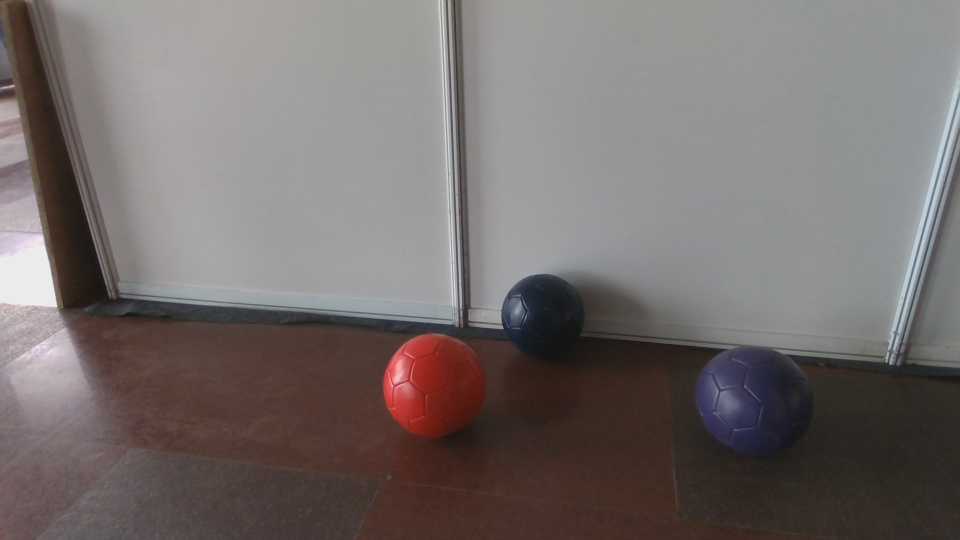
#> input picture CV/HsvRangeTool-main/WIN_20240712_09_54_05_Pro.jpg, 1920 x 1080 px, given in place of the camera (shown at 1/2 size)
$ python telegram_xyz_USB.py
#> lines starting #> are read from the running program, lines starting #| are printed output that depends on the picture; after the words box and inside, x2 and y2 are one past the last pixel; in counts of white or black regions, pixels touching at a corner belong together
# import the necessary packages
from collections import deque
import numpy as np
import argparse
import cv2
import imutils
import time
# import pyrealsense2 as rs  # Import the RealSense library
import serial

# Define the port as a global variableq
global_port = '/dev/ttyACM0'
#detect_color = 'red'
detect_color = 'blue'

# [5 lines left out: function color_detect, not called in this run]

# Setup the serial connection
def setup_serial(port=global_port, baudrate=9600, timeout=1):
    """ Initialize serial connection """
    try:
        ser = serial.Serial(port, baudrate, timeout=timeout)
        if ser.is_open:
            print(f"Serial port {port} opened successfully.")
        return ser
    except Exception as e:
        print(f"Failed to connect to {port}: {str(e)}")
        return None

# Function to send coordinates
def send_coordinates(x, y,ser,verify="NULL"):
    """ Send coordinates over serial """
    if ser is not None:
        try:
            message = f"{x},{y},{verify}\n"
            ser.write(message.encode())
            print(f"Sent coordinates: {x}, {y},verification is : {verify}")
        except Exception as e:
            print(f"Failed to send data: {str(e)}")
    else:
        print("Serial connection not established.")

# [10 lines of commented-out code are left out]

ap = argparse.ArgumentParser()
ap.add_argument("-v", "--video",
    help="path to the (optional) video file")
ap.add_argument("-b", "--buffer", type=int, default=64,
    help="max buffer size")
ap.add_argument("-p", "--port", default=global_port,
    help="serial port")
args = vars(ap.parse_args())

ser_port = setup_serial(args["port"], 9600)

# define the lower and upper boundaries of the "blue" and "purple" balls in the HSV color space
blueLower = (87, 125, 40)
blueUpper = (127, 255, 255)
purpleLower = (128, 42, 64)
purpleUpper = (170, 198, 198)
# [12 lines of commented-out code are left out]

redUpper = (175, 255, 189)
redLower = (162, 56, 90)

#Upper HSV: [172, 246, 213] Lower HSV: [165, 32, 89]
# redUpper = (172, 246, 213)
# redLower = (165, 32, 89)


#RED: Upper HSV:  (179, 210, 172) Lower HSV:  (165, 77, 69)
# redUpper = (179, 210, 172)
# redLower = (165, 77, 69)

#Upper HSV:  (179, 190, 255)Lower HSV:  (168, 43, 5)
redUpper = (179, 190, 255)
redLower = (168, 43, 5)

#BLUE: Upper HSV:  (111, 252, 242)Lower HSV:  (103, 152, 89)
blueUpper = (111, 252, 242)
blueLower = (103, 152, 89)

# Initialize the list of tracked points
pts_blue = deque(maxlen=args["buffer"])
pts_purple = deque(maxlen=args["buffer"])

# [8 lines of commented-out code are left out]

cap = cv2.VideoCapture(0)
cap.set(cv2.CAP_PROP_FRAME_WIDTH, 640)
cap.set(cv2.CAP_PROP_FRAME_HEIGHT, 480)

frame_count = 0
start_time = time.time()
xx = 0
yy = 0
depth_in_mm = 0

try:
    while True:
        # [9 lines of commented-out code are left out]
        ret , frame = cap.read()
#> frame is the input picture: shape (1080, 1920, 3); mean B, G, R 108.9, 110, 117.2
        # depth_image = np.asanyarray(depth_frame.get_data())

        # Process frame
        #frame = imutils.resize(frame, width=600)
        blurred = cv2.GaussianBlur(frame, (11, 11), 0)
        hsv = cv2.cvtColor(blurred, cv2.COLOR_BGR2HSV)
#> hsv: shape (1080, 1920, 3); mean H, S, V 57.5, 36.7, 118.8

        # Create masks for blue and purple
        mask_blue = cv2.inRange(hsv, blueLower, blueUpper)
#> mask_blue: shape (1080, 1920); every value is 0
        mask_purple = cv2.inRange(hsv, purpleLower, purpleUpper)
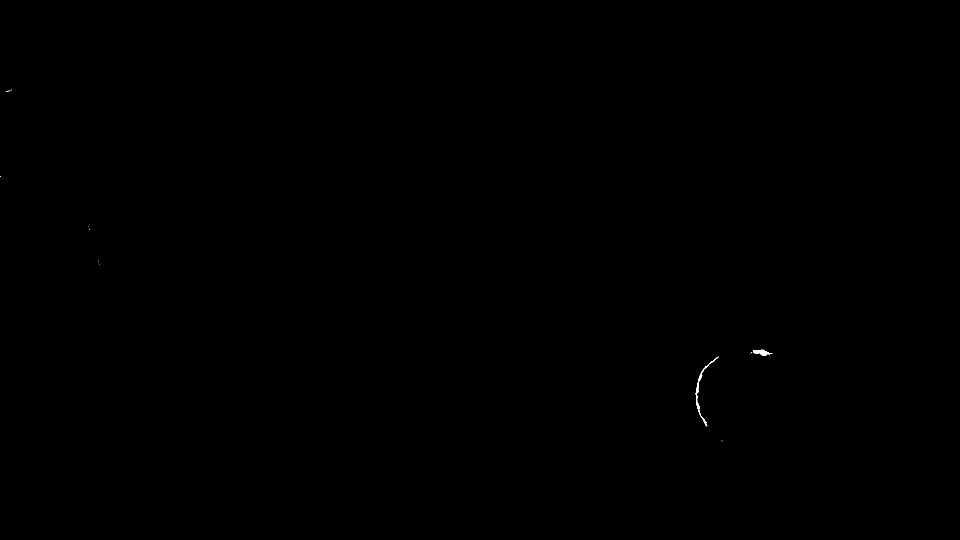
#> mask_purple: shape (1080, 1920) (shown at 1/2 size); 0.03% white; 14 white regions (12 under 20 px), largest, box (x1, y1, x2, y2) and area: (1391, 713, 1437, 853) 441, (1506, 699, 1545, 712) 237
        mask_red = cv2.inRange(hsv, redLower, redUpper)
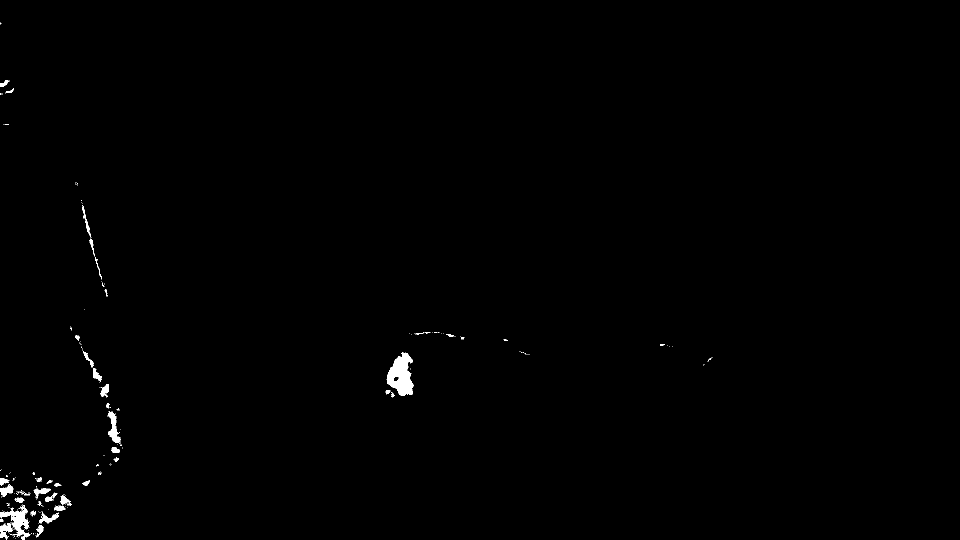
#> mask_red: shape (1080, 1920) (shown at 1/2 size); 0.48% white; 200 white regions (157 under 20 px), largest, box (x1, y1, x2, y2) and area: (773, 704, 827, 792) 2863, (0, 1009, 61, 1080) 1410, (215, 823, 241, 886) 725

        nearest_ball_depth = 0#float('inf')
        nearest_ball_center = None
        nearest_ball_color = None

        # Inside your main loop where you process each frame
        # Inside your main loop where you process each frame
        cv2.line(frame, (260, 0), (260, frame.shape[0]), (0, 255, 0), 2)  # Green vertical line at x=300
        cv2.line(frame, (380, 0), (380, frame.shape[0]), (0, 255, 0), 2)  # Green vertical line at x=340
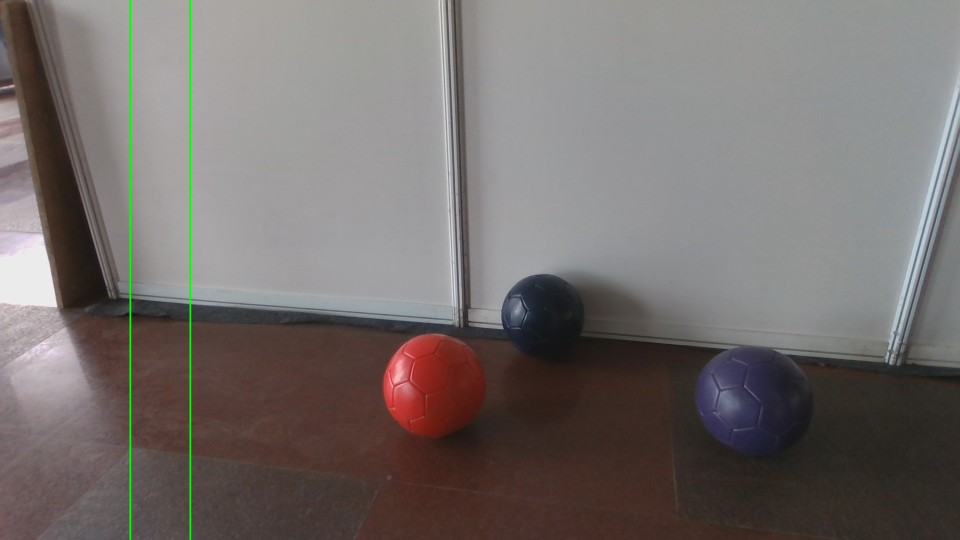
#> frame: shape (1080, 1920, 3) (shown at 1/2 size); mean B, G, R 108.5, 110.4, 116.8
        # cv2.line(frame, (0, 320), (frame.shape[1], 320), (0, 255, 0), 2)  # Green vertical line at x=340
        # cv2.line(frame, (280, 0), (280, frame.shape[0]), (0, 255, 0), 2)  # Green vertical line at x=300
        # cv2.line(frame, (360, 0), (360, frame.shape[0]), (0, 255, 0), 2)  # Green vertical line at x=340
        # cv2.line(frame, (0, 320), (frame.shape[1], 320), (0, 255, 0), 2)  # Green vertical line at x=340

        if detect_color == 'blue':
            mask = cv2.erode(mask_blue, None, iterations=2)
            mask = cv2.dilate(mask, None, iterations=2)
            cv2.imshow("mask",mask)
            cnts = cv2.findContours(mask.copy(), cv2.RETR_EXTERNAL, cv2.CHAIN_APPROX_SIMPLE)
#> cnts = 0 contours
            cnts = imutils.grab_contours(cnts)
#> cnts = []
        elif detect_color == 'red':
            mask = cv2.erode(mask_red, None, iterations=2)
            mask = cv2.dilate(mask, None, iterations=4)
            cv2.imshow("mask",mask)
            cnts = cv2.findContours(mask.copy(), cv2.RETR_EXTERNAL, cv2.CHAIN_APPROX_SIMPLE)
            cnts = imutils.grab_contours(cnts)

        for c in cnts:
            ((x, y), radius) = cv2.minEnclosingCircle(c)
            M = cv2.moments(c)
            center = (int(M["m10"] / M["m00"]), int(M["m01"] / M["m00"]))
            if radius > 20 :#and y > 100:

                # depth = depth_image[center[1], center[0]]

                if y > nearest_ball_depth:
                    nearest_ball_depth = y
                    nearest_ball_center = center
                    if detect_color == 'blue':
                        cv2.circle(frame, (int(x), int(y)), int(radius), (255, 0, 0), 2)
                        cv2.circle(frame, center, 5, (0, 255, 255), -1)
                    elif detect_color == 'red':
                        cv2.circle(frame, (int(x), int(y)), int(radius), (0, 0, 255), 2)
                        cv2.circle(frame, center, 5, (255, 0, 0), -1)
#> this loop made 0 passes
#> after the loop, nearest_ball_depth = 0
        # [37 lines of commented-out code are left out]
        if nearest_ball_center and nearest_ball_depth > 0:
            depth_in_mm = nearest_ball_depth+160
            xx = nearest_ball_center[0]
            yy = nearest_ball_center[1]
        else:
            xx = 0
            yy = 0
########################################################################
        # if ser_port.in_waiting > 0:
        #         # ser_port.flushInput()
        #         line = ser_port.readline().decode('utf-8').rstrip()
        #         print(f"received from Arduino: {line}")
        #         if line == 'done':
        #             print("BOOM BOOM")

        #             time.sleep(2)
        #             color_verify = color_detect()
        #             # color_verification = color_detect()
        #             # temp_color = f"{color_verification}\n"
        #             # ser_port.write(temp_color.encode())
        #             # print(f"Color verification: {color_verification}")
        #             #color_verify = "yes"
        #             print("verify is:",color_verify)

        #             #time.sleep(0.5)

        #             # send_coordinates(nearest_ball_center[0], nearest_ball_center[1],depth_in_mm, ser_port,color_verify)

        #             x_time = time.time()
        #             while time.time() - x_time < 2:
        #                 send_coordinates(xx, yy,ser_port,color_verify)
        #                 time.sleep(0.5)

        #         else:
        #             #color_detect
        #             print("No data received from Arduino")
        # else:
            # print("No data received from Arduino")
########################################################################
        send_coordinates(xx, yy, ser_port)

            # [6 lines of commented-out code are left out]
        cv2.circle(frame, nearest_ball_center, 10, (0,0,0), -1)  # Highlight with color-specific circle
#> frame: shape (1080, 1920, 3); under 0.01% of pixels changed, all inside (x1, y1, x2, y2) = (0, 0, 11, 11)

        frame_count += 1
        elapsed_time = time.time() - start_time
        if elapsed_time > 0:
            fps = frame_count / elapsed_time
            cv2.putText(frame, f"FPS: {fps:.2f}", (10, 30), cv2.FONT_HERSHEY_SIMPLEX, 0.5, (0, 255, 0), 2)
#> frame: shape (1080, 1920, 3); mean B, G, R 108.5, 110.5, 116.8


        # Show the frame to our screen
        cv2.imshow("Frame", frame)
        key = cv2.waitKey(1) & 0xFF
#> (key q is pressed here)
        if key == ord("q"):
            break
finally:
    # Stop streaming
    #pipeline.stop()
    cap.release()
    cv2.destroyAllWindows()
    # [146 lines of commented-out code are left out]

$ run again, on CV/HsvRangeTool-main/WIN_20240712_09_54_09_Pro.jpg
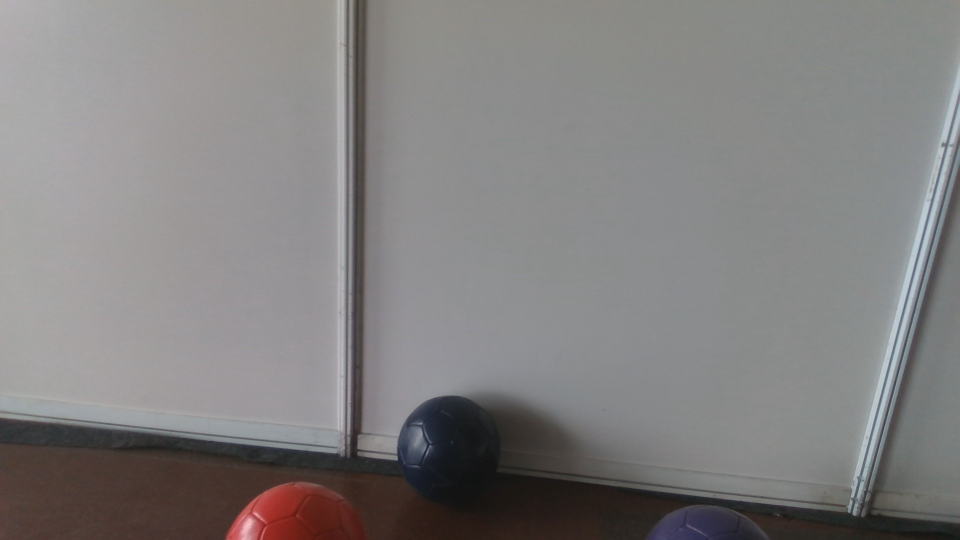
#> input picture CV/HsvRangeTool-main/WIN_20240712_09_54_09_Pro.jpg, 1920 x 1080 px, given in place of the camera (shown at 1/2 size)
#> frame is the input picture: shape (1080, 1920, 3); mean B, G, R 128, 128.2, 130.2
#> hsv: shape (1080, 1920, 3); mean H, S, V 70.6, 16.1, 132
#> mask_blue: shape (1080, 1920); every value is 0
#> mask_purple: shape (1080, 1920); 0.02% white in thin lines or dots, all inside (x1, y1, x2, y2) = (1294, 1017, 1456, 1080)
#> mask_red: shape (1080, 1920); 0.11% white; 15 white regions (11 under 20 px), largest, box (x1, y1, x2, y2) and area: (467, 1025, 527, 1080) 2118, (706, 864, 715, 880) 59, (515, 1072, 521, 1080) 39, (457, 1074, 465, 1080) 37
#> `cv2.line(frame, (380, 0), (380, frame.shape[0]), (0, 255, 0), 2)`:
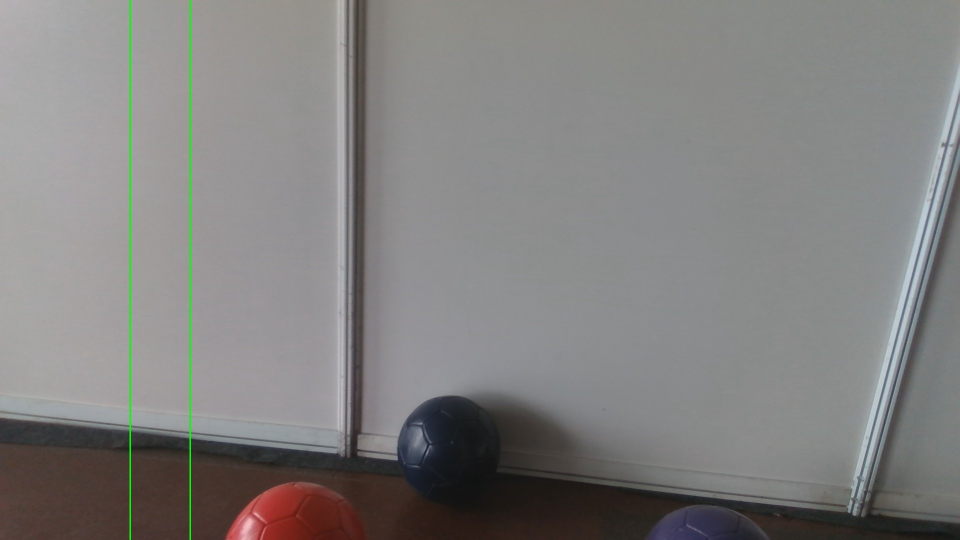
#> frame: shape (1080, 1920, 3) (shown at 1/2 size); mean B, G, R 127.6, 128.6, 129.8
#> `cnts = cv2.findContours(mask.copy(), cv2.RETR_EXTERNAL, cv2.CHAIN_APPR..`: cnts = 0 contours
#> `cnts = imutils.grab_contours(cnts)`: cnts = []
#> after the loop `for c in cnts:`: nearest_ball_depth = 0

$ run again, on CV/HsvRangeTool-main/WIN_20240712_09_54_11_Pro.jpg
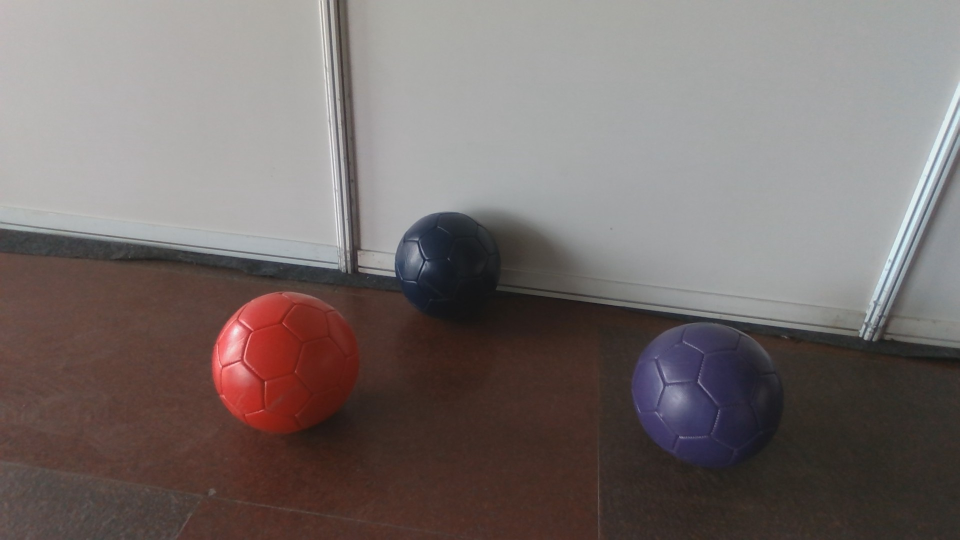
#> input picture CV/HsvRangeTool-main/WIN_20240712_09_54_11_Pro.jpg, 1920 x 1080 px, given in place of the camera (shown at 1/2 size)
#> frame is the input picture: shape (1080, 1920, 3); mean B, G, R 108.6, 110.3, 119.6
#> hsv: shape (1080, 1920, 3); mean H, S, V 44.4, 45.4, 121.6
#> mask_blue: shape (1080, 1920); every value is 0
#> mask_purple: shape (1080, 1920); 0.08% white; 24 white regions (17 under 20 px), largest, box (x1, y1, x2, y2) and area: (1261, 668, 1333, 864) 1195, (1437, 659, 1466, 674) 135, (1345, 886, 1360, 892) 73
#> `mask_red = cv2.inRange(hsv, redLower, redUpper)`:
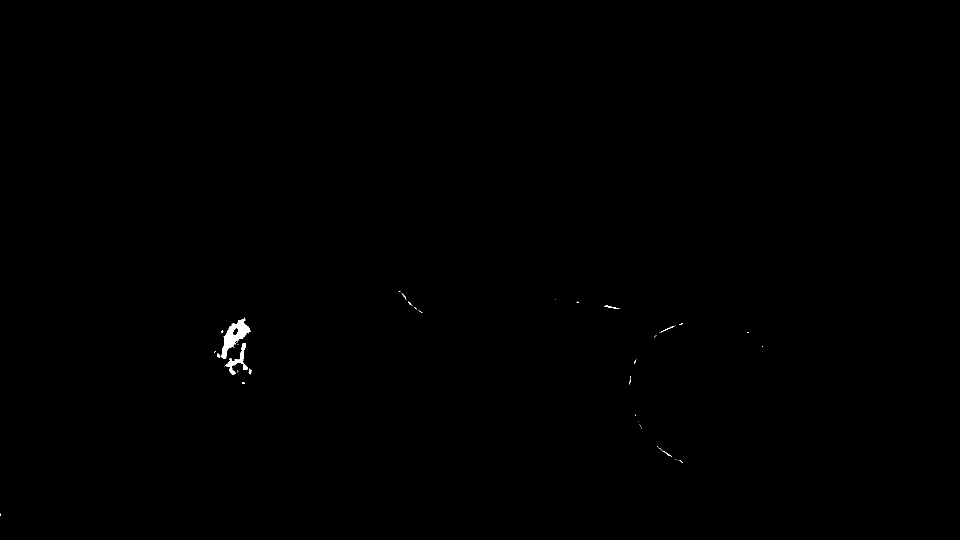
#> mask_red: shape (1080, 1920) (shown at 1/2 size); 0.14% white; 52 white regions (44 under 20 px), largest, box (x1, y1, x2, y2) and area: (442, 635, 501, 718) 1756, (451, 686, 496, 750) 693, (1208, 611, 1239, 618) 71
#> `cv2.line(frame, (380, 0), (380, frame.shape[0]), (0, 255, 0), 2)`:
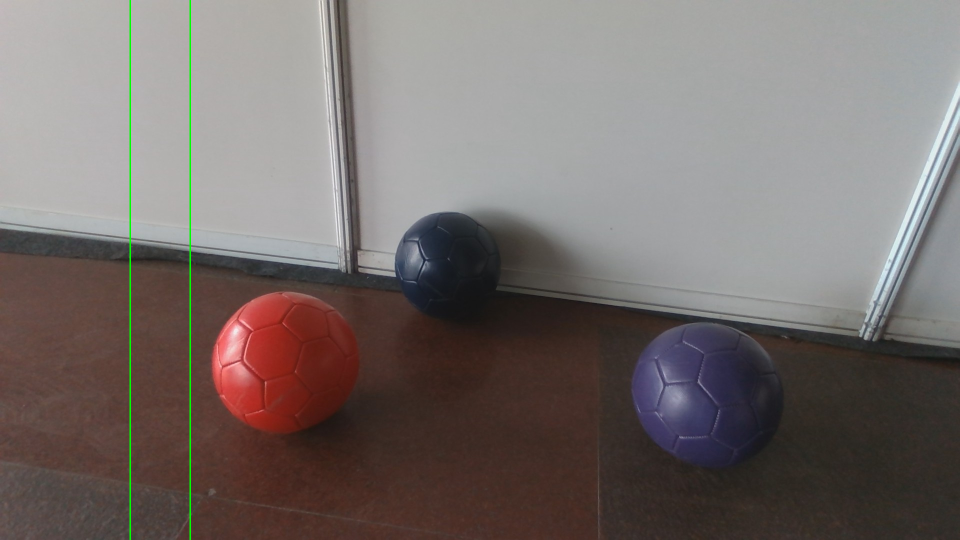
#> frame: shape (1080, 1920, 3) (shown at 1/2 size); mean B, G, R 108.2, 110.7, 119.2
#> `cnts = cv2.findContours(mask.copy(), cv2.RETR_EXTERNAL, cv2.CHAIN_APPR..`: cnts = 0 contours
#> `cnts = imutils.grab_contours(cnts)`: cnts = []
#> after the loop `for c in cnts:`: nearest_ball_depth = 0
